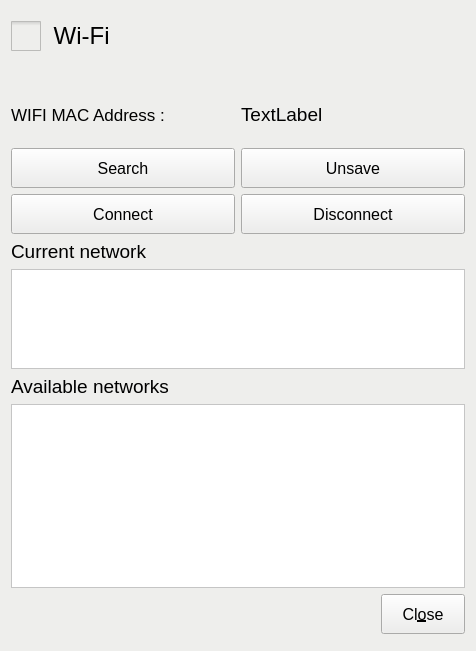
<?xml version="1.0" encoding="UTF-8"?>
<ui version="4.0">
 <class>WifiWindow</class>
 <widget class="QWidget" name="WifiWindow">
  <property name="geometry">
   <rect>
    <x>0</x>
    <y>0</y>
    <width>476</width>
    <height>651</height>
   </rect>
  </property>
  <property name="sizePolicy">
   <sizepolicy hsizetype="Expanding" vsizetype="Expanding">
    <horstretch>0</horstretch>
    <verstretch>0</verstretch>
   </sizepolicy>
  </property>
  <property name="maximumSize">
   <size>
    <width>16777215</width>
    <height>16777215</height>
   </size>
  </property>
  <property name="windowTitle">
   <string>MainWindow</string>
  </property>
  <property name="styleSheet">
   <string notr="true">background-color: rgb(238, 238, 236);</string>
  </property>
  <layout class="QVBoxLayout" name="verticalLayout">
   <item>
    <layout class="QHBoxLayout" name="horizontalLayout_2">
     <item>
      <widget class="QCheckBox" name="enable_CB">
       <property name="sizePolicy">
        <sizepolicy hsizetype="Expanding" vsizetype="Expanding">
         <horstretch>0</horstretch>
         <verstretch>0</verstretch>
        </sizepolicy>
       </property>
       <property name="font">
        <font>
         <pointsize>18</pointsize>
        </font>
       </property>
       <property name="styleSheet">
        <string notr="true">QCheckBox::indicator {
		width: 30px;
		height: 30px;
}</string>
       </property>
       <property name="text">
        <string> Wi-Fi</string>
       </property>
       <property name="checkable">
        <bool>true</bool>
       </property>
       <property name="checked">
        <bool>false</bool>
       </property>
       <property name="tristate">
        <bool>false</bool>
       </property>
      </widget>
     </item>
     <item>
      <spacer name="horizontalSpacer_2">
       <property name="orientation">
        <enum>Qt::Horizontal</enum>
       </property>
       <property name="sizeHint" stdset="0">
        <size>
         <width>65</width>
         <height>20</height>
        </size>
       </property>
      </spacer>
     </item>
     <item>
      <widget class="QLabel" name="labelInternet">
       <property name="minimumSize">
        <size>
         <width>50</width>
         <height>50</height>
        </size>
       </property>
       <property name="maximumSize">
        <size>
         <width>50</width>
         <height>50</height>
        </size>
       </property>
       <property name="text">
        <string/>
       </property>
       <property name="scaledContents">
        <bool>false</bool>
       </property>
       <property name="alignment">
        <set>Qt::AlignCenter</set>
       </property>
       <property name="margin">
        <number>0</number>
       </property>
      </widget>
     </item>
    </layout>
   </item>
   <item>
    <layout class="QGridLayout" name="gridLayout">
     <property name="topMargin">
      <number>0</number>
     </property>
     <item row="2" column="1">
      <widget class="QLabel" name="lblWifiMac">
       <property name="font">
        <font>
         <pointsize>14</pointsize>
        </font>
       </property>
       <property name="text">
        <string>TextLabel</string>
       </property>
      </widget>
     </item>
     <item row="5" column="1">
      <widget class="QPushButton" name="disconnect_BT">
       <property name="sizePolicy">
        <sizepolicy hsizetype="Expanding" vsizetype="Fixed">
         <horstretch>0</horstretch>
         <verstretch>0</verstretch>
        </sizepolicy>
       </property>
       <property name="minimumSize">
        <size>
         <width>120</width>
         <height>40</height>
        </size>
       </property>
       <property name="font">
        <font>
         <pointsize>12</pointsize>
        </font>
       </property>
       <property name="layoutDirection">
        <enum>Qt::LeftToRight</enum>
       </property>
       <property name="text">
        <string>Disconnect</string>
       </property>
      </widget>
     </item>
     <item row="5" column="0">
      <widget class="QPushButton" name="connect_BT">
       <property name="sizePolicy">
        <sizepolicy hsizetype="Expanding" vsizetype="Fixed">
         <horstretch>0</horstretch>
         <verstretch>0</verstretch>
        </sizepolicy>
       </property>
       <property name="minimumSize">
        <size>
         <width>120</width>
         <height>40</height>
        </size>
       </property>
       <property name="font">
        <font>
         <pointsize>12</pointsize>
        </font>
       </property>
       <property name="layoutDirection">
        <enum>Qt::LeftToRight</enum>
       </property>
       <property name="text">
        <string>Connect</string>
       </property>
      </widget>
     </item>
     <item row="4" column="1">
      <widget class="QPushButton" name="unsave_BT">
       <property name="sizePolicy">
        <sizepolicy hsizetype="Expanding" vsizetype="Fixed">
         <horstretch>0</horstretch>
         <verstretch>0</verstretch>
        </sizepolicy>
       </property>
       <property name="minimumSize">
        <size>
         <width>120</width>
         <height>40</height>
        </size>
       </property>
       <property name="font">
        <font>
         <pointsize>12</pointsize>
        </font>
       </property>
       <property name="layoutDirection">
        <enum>Qt::LeftToRight</enum>
       </property>
       <property name="text">
        <string>Unsave</string>
       </property>
      </widget>
     </item>
     <item row="0" column="0">
      <spacer name="verticalSpacer">
       <property name="orientation">
        <enum>Qt::Vertical</enum>
       </property>
       <property name="sizeHint" stdset="0">
        <size>
         <width>20</width>
         <height>40</height>
        </size>
       </property>
      </spacer>
     </item>
     <item row="4" column="0">
      <widget class="QPushButton" name="search_BT">
       <property name="sizePolicy">
        <sizepolicy hsizetype="Expanding" vsizetype="Fixed">
         <horstretch>0</horstretch>
         <verstretch>0</verstretch>
        </sizepolicy>
       </property>
       <property name="minimumSize">
        <size>
         <width>120</width>
         <height>40</height>
        </size>
       </property>
       <property name="font">
        <font>
         <pointsize>12</pointsize>
        </font>
       </property>
       <property name="layoutDirection">
        <enum>Qt::LeftToRight</enum>
       </property>
       <property name="text">
        <string>Search</string>
       </property>
      </widget>
     </item>
     <item row="3" column="0">
      <spacer name="verticalSpacer_2">
       <property name="orientation">
        <enum>Qt::Vertical</enum>
       </property>
       <property name="sizeHint" stdset="0">
        <size>
         <width>20</width>
         <height>20</height>
        </size>
       </property>
      </spacer>
     </item>
     <item row="2" column="0">
      <widget class="QLabel" name="label_3">
       <property name="font">
        <font>
         <pointsize>13</pointsize>
        </font>
       </property>
       <property name="text">
        <string>WIFI MAC Address :</string>
       </property>
      </widget>
     </item>
    </layout>
   </item>
   <item>
    <widget class="QLabel" name="label_2">
     <property name="font">
      <font>
       <pointsize>14</pointsize>
      </font>
     </property>
     <property name="text">
      <string>Current network</string>
     </property>
     <property name="margin">
      <number>5</number>
     </property>
    </widget>
   </item>
   <item>
    <widget class="QListWidget" name="listWidget_2">
     <property name="sizePolicy">
      <sizepolicy hsizetype="Expanding" vsizetype="Fixed">
       <horstretch>0</horstretch>
       <verstretch>0</verstretch>
      </sizepolicy>
     </property>
     <property name="minimumSize">
      <size>
       <width>0</width>
       <height>100</height>
      </size>
     </property>
     <property name="maximumSize">
      <size>
       <width>16777215</width>
       <height>100</height>
      </size>
     </property>
     <property name="font">
      <font>
       <pointsize>12</pointsize>
      </font>
     </property>
     <property name="focusPolicy">
      <enum>Qt::StrongFocus</enum>
     </property>
     <property name="styleSheet">
      <string notr="true">background-color: rgb(255, 255, 255);</string>
     </property>
     <property name="selectionMode">
      <enum>QAbstractItemView::SingleSelection</enum>
     </property>
    </widget>
   </item>
   <item>
    <widget class="QLabel" name="label">
     <property name="font">
      <font>
       <pointsize>14</pointsize>
      </font>
     </property>
     <property name="text">
      <string>Available networks</string>
     </property>
     <property name="margin">
      <number>5</number>
     </property>
    </widget>
   </item>
   <item>
    <widget class="QListWidget" name="listWidget">
     <property name="sizePolicy">
      <sizepolicy hsizetype="Expanding" vsizetype="Expanding">
       <horstretch>0</horstretch>
       <verstretch>0</verstretch>
      </sizepolicy>
     </property>
     <property name="font">
      <font>
       <pointsize>12</pointsize>
      </font>
     </property>
     <property name="styleSheet">
      <string notr="true">background-color: rgb(255, 255, 255);</string>
     </property>
     <property name="selectionMode">
      <enum>QAbstractItemView::SingleSelection</enum>
     </property>
    </widget>
   </item>
   <item>
    <layout class="QHBoxLayout" name="horizontalLayout">
     <item>
      <spacer name="horizontalSpacer">
       <property name="orientation">
        <enum>Qt::Horizontal</enum>
       </property>
       <property name="sizeHint" stdset="0">
        <size>
         <width>40</width>
         <height>20</height>
        </size>
       </property>
      </spacer>
     </item>
     <item>
      <widget class="QPushButton" name="exit_BT">
       <property name="sizePolicy">
        <sizepolicy hsizetype="Expanding" vsizetype="Fixed">
         <horstretch>0</horstretch>
         <verstretch>0</verstretch>
        </sizepolicy>
       </property>
       <property name="minimumSize">
        <size>
         <width>84</width>
         <height>40</height>
        </size>
       </property>
       <property name="maximumSize">
        <size>
         <width>84</width>
         <height>16777215</height>
        </size>
       </property>
       <property name="font">
        <font>
         <pointsize>12</pointsize>
        </font>
       </property>
       <property name="layoutDirection">
        <enum>Qt::LeftToRight</enum>
       </property>
       <property name="text">
        <string>Cl&amp;ose</string>
       </property>
      </widget>
     </item>
    </layout>
   </item>
   <item>
    <layout class="QHBoxLayout" name="statusBarLayout"/>
   </item>
   <item>
    <widget class="QWidget" name="widget" native="true">
     <property name="sizePolicy">
      <sizepolicy hsizetype="Fixed" vsizetype="Fixed">
       <horstretch>0</horstretch>
       <verstretch>0</verstretch>
      </sizepolicy>
     </property>
     <property name="minimumSize">
      <size>
       <width>0</width>
       <height>0</height>
      </size>
     </property>
     <property name="maximumSize">
      <size>
       <width>731</width>
       <height>441</height>
      </size>
     </property>
     <property name="styleSheet">
      <string notr="true">background-color: rgb(46, 52, 54);</string>
     </property>
    </widget>
   </item>
  </layout>
 </widget>
 <layoutdefault spacing="6" margin="11"/>
 <resources/>
 <connections/>
</ui>
